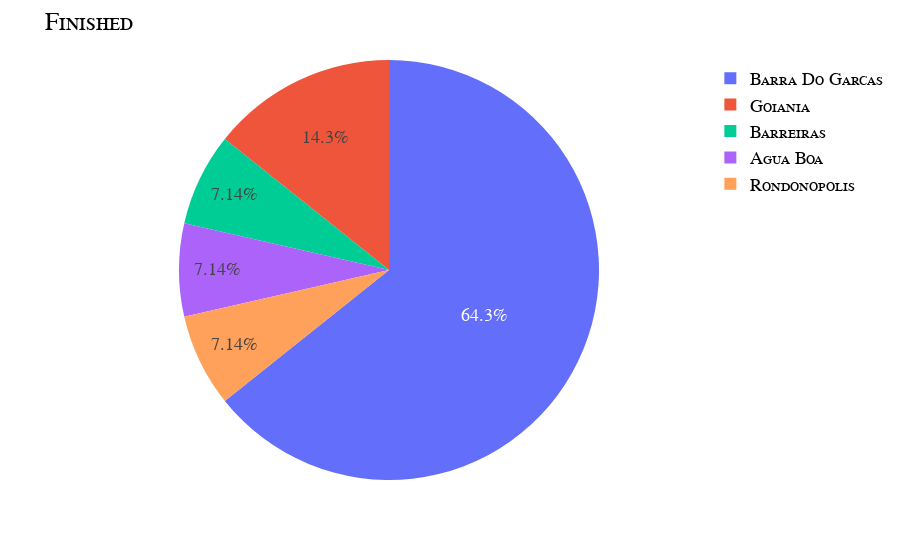

Notebook cell for this chart:
### Code cell
px.pie(
    finished.groupby(['Naturalidade']).size().reset_index(name='count').sort_values(by='count', ascending=False).head(),
    names = 'Naturalidade',
    values = 'count').update_layout(title={'text': f'Finished'}, font=my_font).show()

px.pie(
    dropout.groupby(['Naturalidade']).size().reset_index(name='count').sort_values(by='count', ascending=False).head(),
    names = 'Naturalidade',
    values = 'count').update_layout(title={'text': f'Dropout'}, font=my_font).show()

### Figure 1 — Plotly figure (JSON) as saved in the notebook; plotly's stock layout.template omitted (floating-point values rounded to 4 significant figures)
{"data": [{"domain": {"x": [0, 1], "y": [0, 1]}, "hovertemplate": "Naturalidade=%{label}<br>count=%{value}<extra></extra>", "labels": ["Barra Do Garcas", "Goiania", "Barreiras", "Agua Boa", "Rondonopolis"], "legendgroup": "", "name": "", "showlegend": true, "type": "pie", "values": [27, 6, 3, 3, 3]}], "layout": {"font": {"color": "Black", "family": "Courier New, monospace", "size": 18, "variant": "small-caps"}, "legend": {"tracegroupgap": 0}, "margin": {"t": 60}, "title": {"text": "Finished"}}}
